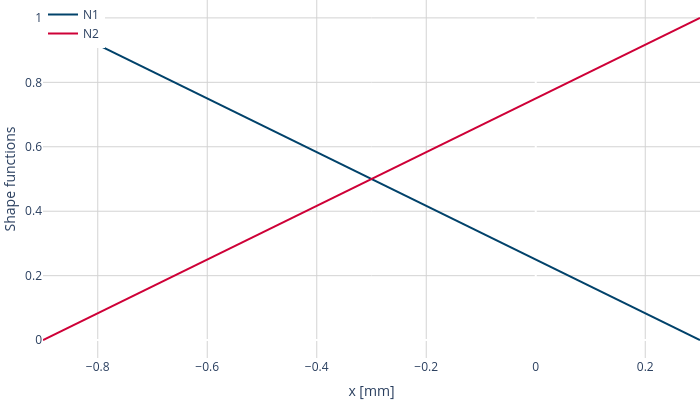

Source (notebook cell):
### Code cell
XX = jnp.linspace(l, r , 100)
s1, s2 = mySF(XX)

fig = go.Figure()

fig.add_trace(go.Scatter(x=XX, y=s1, name='N1',    line=dict(color='#01426a')))

fig.add_trace(go.Scatter(x=XX, y=s2, name='N2', line=dict(color='#CE0037')))

fig.update_layout(
    margin=dict(l=0, r=0, t=0, b=0),
    plot_bgcolor='rgba(0,0,0,0)',  # Remove background color
    width=700, 
    height=400,  
    xaxis=dict(title='x [mm]',
    showgrid=True,
    gridcolor='lightgray'),
    yaxis=dict(title='Shape functions',
    showgrid=True,
    gridcolor='lightgray',),    
    legend=dict(x=0, y=1, traceorder="normal")
)

fig.show()
